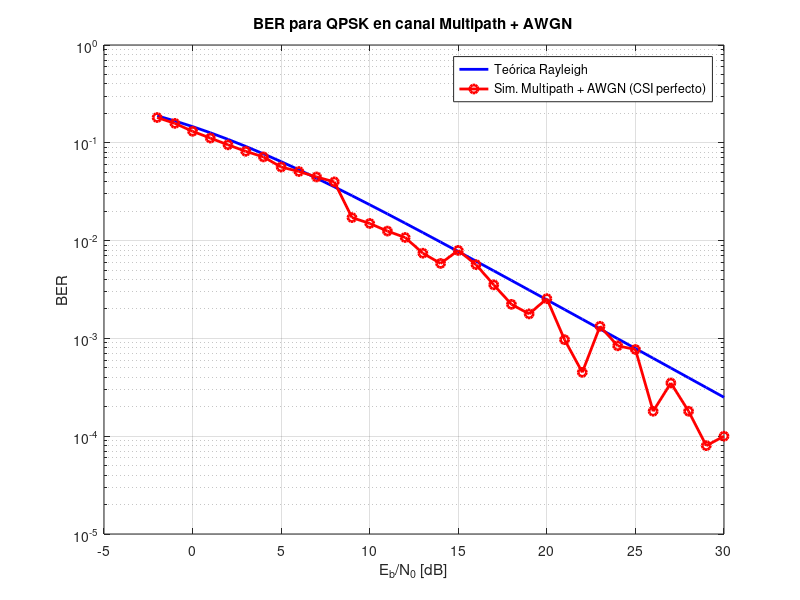
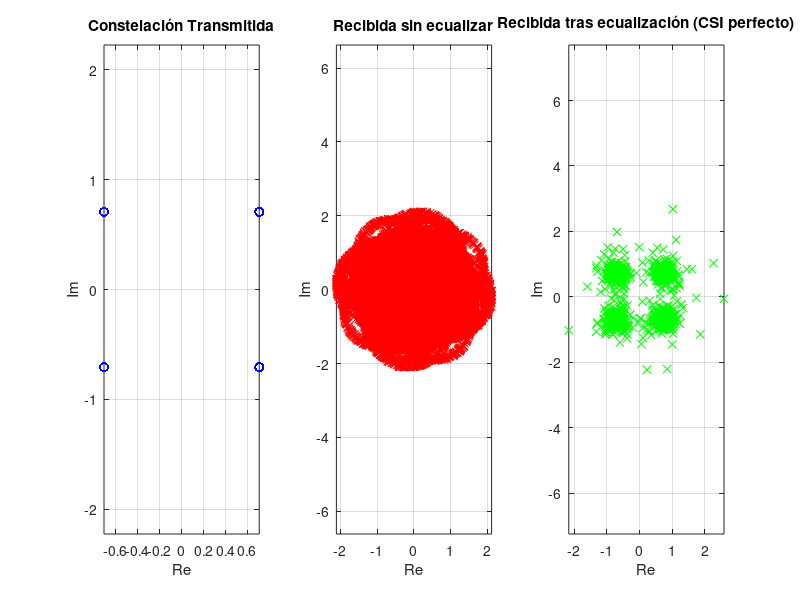

Write the MATLAB code that produced these figures, in order.
clc; clear all; close all;

% Parámetros
num_bits = 1e5;
k = 2; % bits por símbolo para QPSK
num_symbols = num_bits / k;
EbN0_dB = -2:1:30;
L = 5; % número de trayectorias
v_kmh = 50; fc = 700e6;
v = v_kmh / 3.6;
lambda = 3e8 / fc;
fd_max = v / lambda;
num_runs = 1;

% Mapeo QPSK Gray
bit_map = [0 0; 0 1; 1 1; 1 0]; % Codificación Gray
mapping = [1+1j; -1+1j; -1-1j; 1-1j] / sqrt(2); % Símbolos QPSK

ber_total = zeros(1, length(EbN0_dB));

for idx = 1:length(EbN0_dB)
    EbN0 = 10^(EbN0_dB(idx)/10);
    for run = 1:num_runs
        % Transmisión
        bits = randi([0 1], 1, num_bits);
        bit_pairs = reshape(bits, 2, []).';
        [~, indices] = ismember(bit_pairs, bit_map, 'rows');
        symbols = mapping(indices).';

        % Canal Rayleigh plano con L trayectorias
        t = linspace(0, 1, num_symbols);
        an = ones(1,L)/sqrt(L);
        thetan = 2*pi*rand(1,L);
        fDn = fd_max * cos(2*pi*rand(1,L));
        H = zeros(1,num_symbols);
        for l = 1:L
            H = H + an(l)*exp(1j*(thetan(l) - 2*pi*fDn(l)*t));
        end
        H(abs(H) < 1e-3) = 1e-3; % Evitar divisiones por 0

        % Canal con ruido AWGN usando la función awgn (SNR por símbolo)
        snr_symb_dB = EbN0_dB(idx) + 10*log10(k);
        y = awgn(symbols .* H, snr_symb_dB, 'measured');

        % Ecualización con CSI perfecto
        y_eq = y ./ H;

        % Detección
        decoded_bits = zeros(num_bits, 1);
        for n = 1:num_symbols
            distances = abs(y_eq(n) - mapping).^2;
            [~, idx_min] = min(distances);
            decoded_bits(2*n-1:2*n) = bit_map(idx_min, :);
        end

        ber_total(idx) = ber_total(idx) + sum(decoded_bits' ~= bits);
    end
end

% BER promedio
ber_avg = ber_total / (num_runs * num_bits);

% BER teórica Rayleigh
EbN0_lin = 10.^(EbN0_dB/10);
ber_rayleigh_theory = 0.5*(1 - sqrt(EbN0_lin./(EbN0_lin+1)));

% Gráfica BER
figure;
semilogy(EbN0_dB, ber_rayleigh_theory, 'b-', 'LineWidth', 2); hold on;
semilogy(EbN0_dB, ber_avg, 'ro-', 'LineWidth', 2);
grid on;
legend('Teórica Rayleigh', 'Sim. Multipath + AWGN (CSI perfecto)');
xlabel('E_b/N_0 [dB]'); ylabel('BER');
title('BER para QPSK en canal Multipath + AWGN');

% --- Visualización de constelaciones ---
% Nuevos bits
bits = randi([0 1], 1, num_bits);
bit_pairs = reshape(bits, 2, []).';
[~, indices] = ismember(bit_pairs, bit_map, 'rows');
symbols = mapping(indices).';

% Canal
t = linspace(0, 1, num_symbols);
an = ones(1,L)/sqrt(L);
thetan = 2*pi*rand(1,L);
fDn = fd_max * cos(2*pi*rand(1,L));
H = zeros(1,num_symbols);
for l = 1:L
    H = H + an(l)*exp(1j*(thetan(l) - 2*pi*fDn(l)*t));
end
H(abs(H) < 1e-3) = 1e-3;

% Ruido y señal
snr_example_dB = 30;
y_rx = awgn(symbols .* H, snr_example_dB + 10*log10(k), 'measured');
y_eq = y_rx ./ H;

% Gráficas de constelación
figure;
subplot(1,3,1); plot(real(symbols), imag(symbols), 'bo');
title('Constelación Transmitida'); axis equal; grid on;
xlabel('Re'); ylabel('Im');

subplot(1,3,2); plot(real(y_rx), imag(y_rx), 'rx');
title('Recibida sin ecualizar'); axis equal; grid on;
xlabel('Re'); ylabel('Im');

subplot(1,3,3); plot(real(y_eq), imag(y_eq), 'gx');
title('Recibida tras ecualización (CSI perfecto)');
axis equal; grid on; xlabel('Re'); ylabel('Im');
